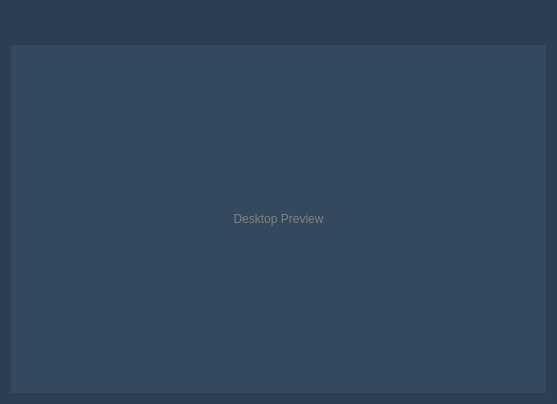
<?xml version="1.0" encoding="UTF-8"?>
<ui version="4.0">
 <class>Form</class>
 <widget class="QWidget" name="Form">
  <property name="geometry">
   <rect>
    <x>0</x>
    <y>0</y>
    <width>557</width>
    <height>404</height>
   </rect>
  </property>
  <property name="windowTitle">
   <string>Remote Camera Preview</string>
  </property>
  <property name="windowIcon">
   <iconset resource="../../res.qrc">
    <normaloff>:/icons/assets/logo.png</normaloff>:/icons/assets/logo.png</iconset>
  </property>
  <property name="styleSheet">
   <string notr="true">background-color: #2c3e50;
color: #bdc3c7;</string>
  </property>
  <layout class="QGridLayout" name="gridLayout">
   <item row="0" column="0">
    <layout class="QHBoxLayout" name="horizontalLayout_2">
     <item>
      <layout class="QHBoxLayout" name="horizontalLayout">
       <property name="spacing">
        <number>0</number>
       </property>
       <item>
        <widget class="QPushButton" name="cameraButton">
         <property name="minimumSize">
          <size>
           <width>0</width>
           <height>28</height>
          </size>
         </property>
         <property name="maximumSize">
          <size>
           <width>16777215</width>
           <height>28</height>
          </size>
         </property>
         <property name="styleSheet">
          <string notr="true">QPushButton#cameraButton {
			border: none;
			border-radius: none;
			padding: 5px;
            background-color: #2c3e50;
            }

QPushButton#cameraButton:pressed {
            background-color: #34495e;
            }</string>
         </property>
         <property name="text">
          <string/>
         </property>
         <property name="icon">
          <iconset resource="../../res.qrc">
           <normaloff>:/icons/assets/webcam.png</normaloff>:/icons/assets/webcam.png</iconset>
         </property>
        </widget>
       </item>
       <item>
        <widget class="QPushButton" name="saveButton">
         <property name="minimumSize">
          <size>
           <width>0</width>
           <height>28</height>
          </size>
         </property>
         <property name="maximumSize">
          <size>
           <width>16777215</width>
           <height>28</height>
          </size>
         </property>
         <property name="styleSheet">
          <string notr="true">QPushButton#saveButton {
			border: none;
			border-radius: none;
			padding: 5px;
            background-color: #2c3e50;
            }

QPushButton#saveButton:pressed {
            background-color: #34495e;
            }</string>
         </property>
         <property name="text">
          <string/>
         </property>
         <property name="icon">
          <iconset resource="../../res.qrc">
           <normaloff>:/icons/assets/save_as.png</normaloff>:/icons/assets/save_as.png</iconset>
         </property>
        </widget>
       </item>
       <item>
        <widget class="QPushButton" name="clearButton">
         <property name="minimumSize">
          <size>
           <width>0</width>
           <height>28</height>
          </size>
         </property>
         <property name="maximumSize">
          <size>
           <width>16777215</width>
           <height>28</height>
          </size>
         </property>
         <property name="styleSheet">
          <string notr="true">QPushButton#clearButton {
			border: none;
			border-radius: none;
			padding: 5px;
            background-color: #2c3e50;
            }

QPushButton#clearButton:pressed {
            background-color: #34495e;
            }</string>
         </property>
         <property name="text">
          <string/>
         </property>
         <property name="icon">
          <iconset resource="../../res.qrc">
           <normaloff>:/icons/assets/trash.png</normaloff>:/icons/assets/trash.png</iconset>
         </property>
        </widget>
       </item>
      </layout>
     </item>
     <item>
      <spacer name="horizontalSpacer">
       <property name="orientation">
        <enum>Qt::Horizontal</enum>
       </property>
       <property name="sizeType">
        <enum>QSizePolicy::Expanding</enum>
       </property>
       <property name="sizeHint" stdset="0">
        <size>
         <width>40</width>
         <height>20</height>
        </size>
       </property>
      </spacer>
     </item>
     <item>
      <widget class="QPushButton" name="alwaysTopButton">
       <property name="minimumSize">
        <size>
         <width>0</width>
         <height>24</height>
        </size>
       </property>
       <property name="styleSheet">
        <string notr="true">QPushButton#alwaysTopButton {
			border: none;
			border-radius: none;
			padding: 5px;
            background-color: #2c3e50;
            }

QPushButton#alwaysTopButton:checked {
			border: 1px ridge #c792ea;
            }</string>
       </property>
       <property name="text">
        <string/>
       </property>
       <property name="icon">
        <iconset resource="../../res.qrc">
         <normaloff>:/icons/assets/pin.png</normaloff>:/icons/assets/pin.png</iconset>
       </property>
       <property name="checkable">
        <bool>true</bool>
       </property>
      </widget>
     </item>
    </layout>
   </item>
   <item row="1" column="0">
    <widget class="QLabel" name="cameraLabel">
     <property name="styleSheet">
      <string notr="true">background: none;
background-color: #34495e;
color: grey;</string>
     </property>
     <property name="text">
      <string>Desktop Preview</string>
     </property>
     <property name="alignment">
      <set>Qt::AlignCenter</set>
     </property>
    </widget>
   </item>
  </layout>
 </widget>
 <resources>
  <include location="../../res.qrc"/>
 </resources>
 <connections/>
</ui>
